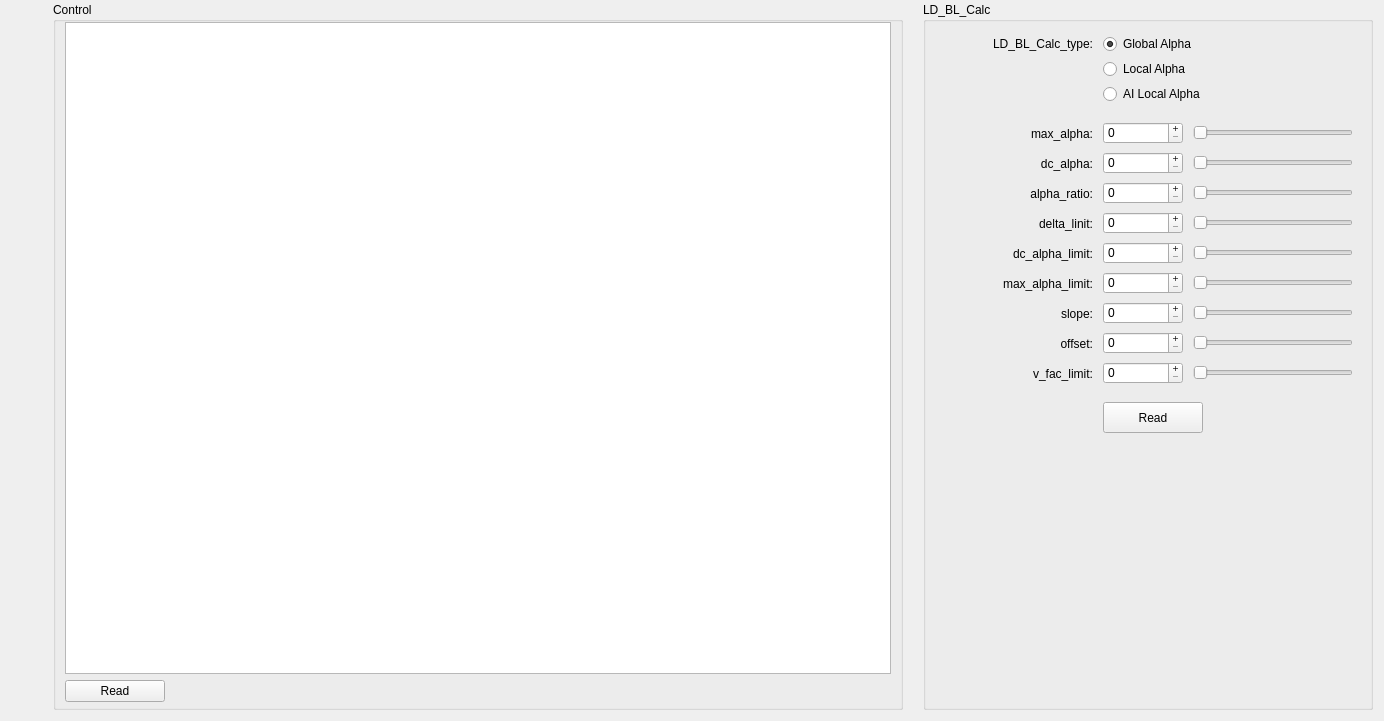
<?xml version="1.0" encoding="UTF-8"?>
<ui version="4.0">
 <class>FrameControl</class>
 <widget class="QFrame" name="FrameControl">
  <property name="geometry">
   <rect>
    <x>0</x>
    <y>0</y>
    <width>1384</width>
    <height>721</height>
   </rect>
  </property>
  <property name="font">
   <font>
    <pointsize>9</pointsize>
    <bold>false</bold>
   </font>
  </property>
  <property name="windowTitle">
   <string>Frame</string>
  </property>
  <layout class="QHBoxLayout" name="horizontalLayout">
   <property name="spacing">
    <number>20</number>
   </property>
   <property name="topMargin">
    <number>2</number>
   </property>
   <item>
    <spacer name="horizontalSpacer">
     <property name="orientation">
      <enum>Qt::Orientation::Horizontal</enum>
     </property>
     <property name="sizeHint" stdset="0">
      <size>
       <width>40</width>
       <height>20</height>
      </size>
     </property>
    </spacer>
   </item>
   <item>
    <widget class="QGroupBox" name="groupBox1">
     <property name="minimumSize">
      <size>
       <width>850</width>
       <height>599</height>
      </size>
     </property>
     <property name="title">
      <string>Control</string>
     </property>
     <layout class="QVBoxLayout" name="verticalLayout">
      <property name="topMargin">
       <number>0</number>
      </property>
      <property name="bottomMargin">
       <number>5</number>
      </property>
      <item>
       <widget class="QTableView" name="tableView">
        <property name="focusPolicy">
         <enum>Qt::FocusPolicy::NoFocus</enum>
        </property>
        <property name="selectionMode">
         <enum>QAbstractItemView::SelectionMode::SingleSelection</enum>
        </property>
        <property name="selectionBehavior">
         <enum>QAbstractItemView::SelectionBehavior::SelectRows</enum>
        </property>
        <property name="showGrid">
         <bool>false</bool>
        </property>
        <attribute name="horizontalHeaderHighlightSections">
         <bool>false</bool>
        </attribute>
        <attribute name="verticalHeaderVisible">
         <bool>false</bool>
        </attribute>
        <attribute name="verticalHeaderHighlightSections">
         <bool>false</bool>
        </attribute>
       </widget>
      </item>
      <item>
       <layout class="QHBoxLayout" name="horizontalLayout_2" stretch="1,5">
        <item>
         <widget class="QPushButton" name="pushButtonReadLeft">
          <property name="minimumSize">
           <size>
            <width>60</width>
            <height>0</height>
           </size>
          </property>
          <property name="maximumSize">
           <size>
            <width>100</width>
            <height>16777215</height>
           </size>
          </property>
          <property name="text">
           <string>Read</string>
          </property>
         </widget>
        </item>
        <item>
         <spacer name="horizontalSpacer_3">
          <property name="orientation">
           <enum>Qt::Orientation::Horizontal</enum>
          </property>
          <property name="sizeHint" stdset="0">
           <size>
            <width>40</width>
            <height>20</height>
           </size>
          </property>
         </spacer>
        </item>
       </layout>
      </item>
     </layout>
    </widget>
   </item>
   <item>
    <widget class="QGroupBox" name="groupBox2">
     <property name="minimumSize">
      <size>
       <width>450</width>
       <height>599</height>
      </size>
     </property>
     <property name="title">
      <string>LD_BL_Calc</string>
     </property>
     <widget class="QSlider" name="horizontalSlider_1">
      <property name="geometry">
       <rect>
        <x>270</x>
        <y>120</y>
        <width>160</width>
        <height>22</height>
       </rect>
      </property>
      <property name="maximum">
       <number>255</number>
      </property>
      <property name="tracking">
       <bool>true</bool>
      </property>
      <property name="orientation">
       <enum>Qt::Orientation::Horizontal</enum>
      </property>
     </widget>
     <widget class="QRadioButton" name="radioButton2">
      <property name="geometry">
       <rect>
        <x>180</x>
        <y>55</y>
        <width>130</width>
        <height>24</height>
       </rect>
      </property>
      <property name="text">
       <string>Local Alpha</string>
      </property>
      <property name="checked">
       <bool>false</bool>
      </property>
      <attribute name="buttonGroup">
       <string notr="true">buttonGroup</string>
      </attribute>
     </widget>
     <widget class="QSlider" name="horizontalSlider_2">
      <property name="geometry">
       <rect>
        <x>270</x>
        <y>150</y>
        <width>160</width>
        <height>22</height>
       </rect>
      </property>
      <property name="maximum">
       <number>255</number>
      </property>
      <property name="tracking">
       <bool>true</bool>
      </property>
      <property name="orientation">
       <enum>Qt::Orientation::Horizontal</enum>
      </property>
     </widget>
     <widget class="QRadioButton" name="radioButton3">
      <property name="geometry">
       <rect>
        <x>180</x>
        <y>80</y>
        <width>131</width>
        <height>24</height>
       </rect>
      </property>
      <property name="text">
       <string>AI Local Alpha</string>
      </property>
      <attribute name="buttonGroup">
       <string notr="true">buttonGroup</string>
      </attribute>
     </widget>
     <widget class="QLabel" name="label_14">
      <property name="geometry">
       <rect>
        <x>20</x>
        <y>150</y>
        <width>150</width>
        <height>24</height>
       </rect>
      </property>
      <property name="minimumSize">
       <size>
        <width>150</width>
        <height>0</height>
       </size>
      </property>
      <property name="maximumSize">
       <size>
        <width>150</width>
        <height>16777215</height>
       </size>
      </property>
      <property name="styleSheet">
       <string notr="true"/>
      </property>
      <property name="text">
       <string>dc_alpha:</string>
      </property>
      <property name="alignment">
       <set>Qt::AlignmentFlag::AlignRight|Qt::AlignmentFlag::AlignTrailing|Qt::AlignmentFlag::AlignVCenter</set>
      </property>
     </widget>
     <widget class="QLabel" name="label_12">
      <property name="geometry">
       <rect>
        <x>30</x>
        <y>30</y>
        <width>140</width>
        <height>24</height>
       </rect>
      </property>
      <property name="styleSheet">
       <string notr="true"/>
      </property>
      <property name="text">
       <string>LD_BL_Calc_type:</string>
      </property>
      <property name="alignment">
       <set>Qt::AlignmentFlag::AlignRight|Qt::AlignmentFlag::AlignTrailing|Qt::AlignmentFlag::AlignVCenter</set>
      </property>
     </widget>
     <widget class="QLabel" name="label_13">
      <property name="geometry">
       <rect>
        <x>20</x>
        <y>120</y>
        <width>150</width>
        <height>24</height>
       </rect>
      </property>
      <property name="minimumSize">
       <size>
        <width>150</width>
        <height>0</height>
       </size>
      </property>
      <property name="maximumSize">
       <size>
        <width>150</width>
        <height>16777215</height>
       </size>
      </property>
      <property name="styleSheet">
       <string notr="true"/>
      </property>
      <property name="text">
       <string>max_alpha:</string>
      </property>
      <property name="alignment">
       <set>Qt::AlignmentFlag::AlignRight|Qt::AlignmentFlag::AlignTrailing|Qt::AlignmentFlag::AlignVCenter</set>
      </property>
     </widget>
     <widget class="QLabel" name="label_22">
      <property name="geometry">
       <rect>
        <x>20</x>
        <y>180</y>
        <width>150</width>
        <height>24</height>
       </rect>
      </property>
      <property name="minimumSize">
       <size>
        <width>150</width>
        <height>0</height>
       </size>
      </property>
      <property name="maximumSize">
       <size>
        <width>150</width>
        <height>16777215</height>
       </size>
      </property>
      <property name="styleSheet">
       <string notr="true"/>
      </property>
      <property name="text">
       <string>alpha_ratio:</string>
      </property>
      <property name="alignment">
       <set>Qt::AlignmentFlag::AlignRight|Qt::AlignmentFlag::AlignTrailing|Qt::AlignmentFlag::AlignVCenter</set>
      </property>
     </widget>
     <widget class="QLabel" name="label_23">
      <property name="geometry">
       <rect>
        <x>20</x>
        <y>210</y>
        <width>150</width>
        <height>24</height>
       </rect>
      </property>
      <property name="minimumSize">
       <size>
        <width>150</width>
        <height>0</height>
       </size>
      </property>
      <property name="maximumSize">
       <size>
        <width>150</width>
        <height>16777215</height>
       </size>
      </property>
      <property name="styleSheet">
       <string notr="true"/>
      </property>
      <property name="text">
       <string>delta_linit:</string>
      </property>
      <property name="alignment">
       <set>Qt::AlignmentFlag::AlignRight|Qt::AlignmentFlag::AlignTrailing|Qt::AlignmentFlag::AlignVCenter</set>
      </property>
     </widget>
     <widget class="QLabel" name="label_25">
      <property name="geometry">
       <rect>
        <x>20</x>
        <y>240</y>
        <width>150</width>
        <height>24</height>
       </rect>
      </property>
      <property name="minimumSize">
       <size>
        <width>150</width>
        <height>0</height>
       </size>
      </property>
      <property name="maximumSize">
       <size>
        <width>150</width>
        <height>16777215</height>
       </size>
      </property>
      <property name="styleSheet">
       <string notr="true"/>
      </property>
      <property name="text">
       <string>dc_alpha_limit:</string>
      </property>
      <property name="alignment">
       <set>Qt::AlignmentFlag::AlignRight|Qt::AlignmentFlag::AlignTrailing|Qt::AlignmentFlag::AlignVCenter</set>
      </property>
     </widget>
     <widget class="QSlider" name="horizontalSlider_3">
      <property name="geometry">
       <rect>
        <x>270</x>
        <y>180</y>
        <width>160</width>
        <height>22</height>
       </rect>
      </property>
      <property name="maximum">
       <number>255</number>
      </property>
      <property name="tracking">
       <bool>true</bool>
      </property>
      <property name="orientation">
       <enum>Qt::Orientation::Horizontal</enum>
      </property>
     </widget>
     <widget class="QSlider" name="horizontalSlider_4">
      <property name="geometry">
       <rect>
        <x>270</x>
        <y>210</y>
        <width>160</width>
        <height>22</height>
       </rect>
      </property>
      <property name="maximum">
       <number>255</number>
      </property>
      <property name="tracking">
       <bool>true</bool>
      </property>
      <property name="orientation">
       <enum>Qt::Orientation::Horizontal</enum>
      </property>
     </widget>
     <widget class="QSlider" name="horizontalSlider_5">
      <property name="geometry">
       <rect>
        <x>270</x>
        <y>240</y>
        <width>160</width>
        <height>22</height>
       </rect>
      </property>
      <property name="maximum">
       <number>255</number>
      </property>
      <property name="tracking">
       <bool>true</bool>
      </property>
      <property name="orientation">
       <enum>Qt::Orientation::Horizontal</enum>
      </property>
     </widget>
     <widget class="QSlider" name="horizontalSlider_6">
      <property name="geometry">
       <rect>
        <x>270</x>
        <y>270</y>
        <width>160</width>
        <height>22</height>
       </rect>
      </property>
      <property name="maximum">
       <number>255</number>
      </property>
      <property name="tracking">
       <bool>true</bool>
      </property>
      <property name="orientation">
       <enum>Qt::Orientation::Horizontal</enum>
      </property>
     </widget>
     <widget class="QLabel" name="label_27">
      <property name="geometry">
       <rect>
        <x>20</x>
        <y>270</y>
        <width>150</width>
        <height>24</height>
       </rect>
      </property>
      <property name="minimumSize">
       <size>
        <width>150</width>
        <height>0</height>
       </size>
      </property>
      <property name="maximumSize">
       <size>
        <width>150</width>
        <height>16777215</height>
       </size>
      </property>
      <property name="styleSheet">
       <string notr="true"/>
      </property>
      <property name="text">
       <string>max_alpha_limit:</string>
      </property>
      <property name="alignment">
       <set>Qt::AlignmentFlag::AlignRight|Qt::AlignmentFlag::AlignTrailing|Qt::AlignmentFlag::AlignVCenter</set>
      </property>
     </widget>
     <widget class="QLabel" name="label_26">
      <property name="geometry">
       <rect>
        <x>20</x>
        <y>300</y>
        <width>150</width>
        <height>24</height>
       </rect>
      </property>
      <property name="minimumSize">
       <size>
        <width>150</width>
        <height>0</height>
       </size>
      </property>
      <property name="maximumSize">
       <size>
        <width>150</width>
        <height>16777215</height>
       </size>
      </property>
      <property name="styleSheet">
       <string notr="true"/>
      </property>
      <property name="text">
       <string>slope:</string>
      </property>
      <property name="alignment">
       <set>Qt::AlignmentFlag::AlignRight|Qt::AlignmentFlag::AlignTrailing|Qt::AlignmentFlag::AlignVCenter</set>
      </property>
     </widget>
     <widget class="QLabel" name="label_28">
      <property name="geometry">
       <rect>
        <x>20</x>
        <y>330</y>
        <width>150</width>
        <height>24</height>
       </rect>
      </property>
      <property name="minimumSize">
       <size>
        <width>150</width>
        <height>0</height>
       </size>
      </property>
      <property name="maximumSize">
       <size>
        <width>150</width>
        <height>16777215</height>
       </size>
      </property>
      <property name="styleSheet">
       <string notr="true"/>
      </property>
      <property name="text">
       <string>offset:</string>
      </property>
      <property name="alignment">
       <set>Qt::AlignmentFlag::AlignRight|Qt::AlignmentFlag::AlignTrailing|Qt::AlignmentFlag::AlignVCenter</set>
      </property>
     </widget>
     <widget class="QLabel" name="label_29">
      <property name="geometry">
       <rect>
        <x>20</x>
        <y>360</y>
        <width>150</width>
        <height>24</height>
       </rect>
      </property>
      <property name="minimumSize">
       <size>
        <width>150</width>
        <height>0</height>
       </size>
      </property>
      <property name="maximumSize">
       <size>
        <width>150</width>
        <height>16777215</height>
       </size>
      </property>
      <property name="styleSheet">
       <string notr="true"/>
      </property>
      <property name="text">
       <string>v_fac_limit:</string>
      </property>
      <property name="alignment">
       <set>Qt::AlignmentFlag::AlignRight|Qt::AlignmentFlag::AlignTrailing|Qt::AlignmentFlag::AlignVCenter</set>
      </property>
     </widget>
     <widget class="QSpinBox" name="spinBox_1">
      <property name="geometry">
       <rect>
        <x>180</x>
        <y>120</y>
        <width>80</width>
        <height>22</height>
       </rect>
      </property>
      <property name="buttonSymbols">
       <enum>QAbstractSpinBox::ButtonSymbols::PlusMinus</enum>
      </property>
     </widget>
     <widget class="QSpinBox" name="spinBox_2">
      <property name="geometry">
       <rect>
        <x>180</x>
        <y>150</y>
        <width>80</width>
        <height>22</height>
       </rect>
      </property>
      <property name="buttonSymbols">
       <enum>QAbstractSpinBox::ButtonSymbols::PlusMinus</enum>
      </property>
     </widget>
     <widget class="QSpinBox" name="spinBox_3">
      <property name="geometry">
       <rect>
        <x>180</x>
        <y>180</y>
        <width>80</width>
        <height>22</height>
       </rect>
      </property>
      <property name="buttonSymbols">
       <enum>QAbstractSpinBox::ButtonSymbols::PlusMinus</enum>
      </property>
     </widget>
     <widget class="QSlider" name="horizontalSlider_7">
      <property name="geometry">
       <rect>
        <x>270</x>
        <y>300</y>
        <width>160</width>
        <height>22</height>
       </rect>
      </property>
      <property name="orientation">
       <enum>Qt::Orientation::Horizontal</enum>
      </property>
     </widget>
     <widget class="QSlider" name="horizontalSlider_8">
      <property name="geometry">
       <rect>
        <x>270</x>
        <y>330</y>
        <width>160</width>
        <height>22</height>
       </rect>
      </property>
      <property name="orientation">
       <enum>Qt::Orientation::Horizontal</enum>
      </property>
     </widget>
     <widget class="QSlider" name="horizontalSlider_9">
      <property name="geometry">
       <rect>
        <x>270</x>
        <y>360</y>
        <width>160</width>
        <height>22</height>
       </rect>
      </property>
      <property name="orientation">
       <enum>Qt::Orientation::Horizontal</enum>
      </property>
     </widget>
     <widget class="QSpinBox" name="spinBox_4">
      <property name="geometry">
       <rect>
        <x>180</x>
        <y>210</y>
        <width>80</width>
        <height>22</height>
       </rect>
      </property>
      <property name="buttonSymbols">
       <enum>QAbstractSpinBox::ButtonSymbols::PlusMinus</enum>
      </property>
     </widget>
     <widget class="QSpinBox" name="spinBox_5">
      <property name="geometry">
       <rect>
        <x>180</x>
        <y>240</y>
        <width>80</width>
        <height>22</height>
       </rect>
      </property>
      <property name="buttonSymbols">
       <enum>QAbstractSpinBox::ButtonSymbols::PlusMinus</enum>
      </property>
     </widget>
     <widget class="QSpinBox" name="spinBox_6">
      <property name="geometry">
       <rect>
        <x>180</x>
        <y>270</y>
        <width>80</width>
        <height>22</height>
       </rect>
      </property>
      <property name="buttonSymbols">
       <enum>QAbstractSpinBox::ButtonSymbols::PlusMinus</enum>
      </property>
     </widget>
     <widget class="QSpinBox" name="spinBox_7">
      <property name="geometry">
       <rect>
        <x>180</x>
        <y>300</y>
        <width>80</width>
        <height>22</height>
       </rect>
      </property>
      <property name="buttonSymbols">
       <enum>QAbstractSpinBox::ButtonSymbols::PlusMinus</enum>
      </property>
     </widget>
     <widget class="QSpinBox" name="spinBox_8">
      <property name="geometry">
       <rect>
        <x>180</x>
        <y>330</y>
        <width>80</width>
        <height>22</height>
       </rect>
      </property>
      <property name="buttonSymbols">
       <enum>QAbstractSpinBox::ButtonSymbols::PlusMinus</enum>
      </property>
     </widget>
     <widget class="QSpinBox" name="spinBox_9">
      <property name="geometry">
       <rect>
        <x>180</x>
        <y>360</y>
        <width>80</width>
        <height>22</height>
       </rect>
      </property>
      <property name="buttonSymbols">
       <enum>QAbstractSpinBox::ButtonSymbols::PlusMinus</enum>
      </property>
     </widget>
     <widget class="QPushButton" name="pushButtonReadRight">
      <property name="geometry">
       <rect>
        <x>180</x>
        <y>400</y>
        <width>100</width>
        <height>31</height>
       </rect>
      </property>
      <property name="minimumSize">
       <size>
        <width>100</width>
        <height>0</height>
       </size>
      </property>
      <property name="maximumSize">
       <size>
        <width>100</width>
        <height>16777215</height>
       </size>
      </property>
      <property name="text">
       <string>Read</string>
      </property>
     </widget>
     <widget class="QRadioButton" name="radioButton1">
      <property name="geometry">
       <rect>
        <x>180</x>
        <y>30</y>
        <width>130</width>
        <height>24</height>
       </rect>
      </property>
      <property name="text">
       <string>Global Alpha</string>
      </property>
      <property name="checked">
       <bool>true</bool>
      </property>
      <attribute name="buttonGroup">
       <string notr="true">buttonGroup</string>
      </attribute>
     </widget>
    </widget>
   </item>
  </layout>
 </widget>
 <resources/>
 <connections/>
 <buttongroups>
  <buttongroup name="buttonGroup"/>
 </buttongroups>
</ui>
